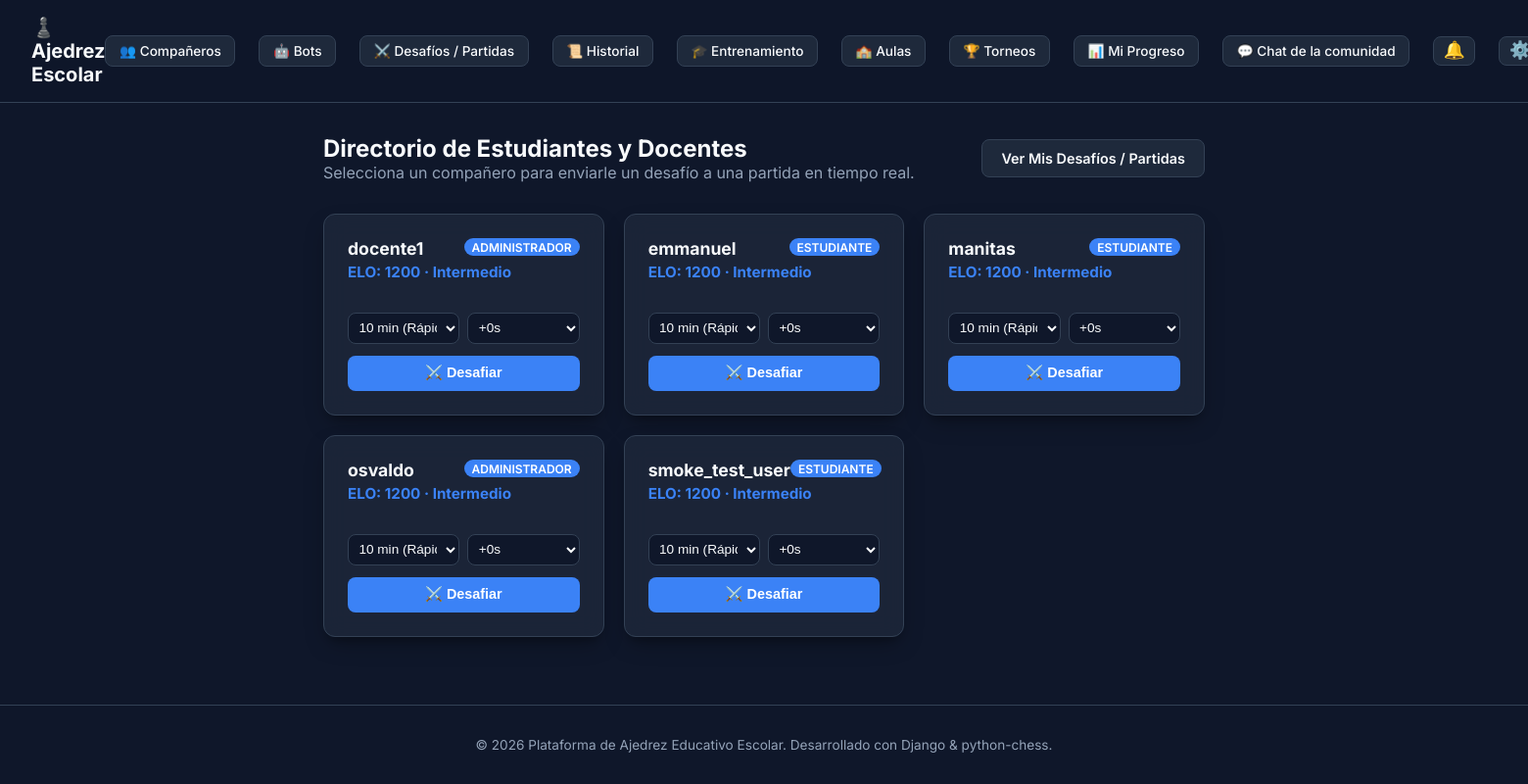
Screenshot of /accounts/classmates/ (signed in) with the database file from the repository.
### apps/accounts/models.py (models this page shows, shortened)
class CustomUser(AbstractUser):
    class Role(models.TextChoices):
        ADMIN = 'ADMIN', 'Administrador'
        TEACHER = 'TEACHER', 'Docente'
        STUDENT = 'STUDENT', 'Estudiante'
        BOT = 'BOT', 'Bot'
    role = models.CharField(
        max_length=10,
        choices=Role.choices,
        default=Role.STUDENT,
        verbose_name="Rol de usuario"
    )
    elo_rating = models.IntegerField(default=1200, verbose_name="Puntuación ELO")
    bio = models.TextField(blank=True, verbose_name="Biografía")
    @property
    def rank(self):
        from apps.ratings.elo import rank_for_elo
        return rank_for_elo(self.elo_rating)

### apps/accounts/views.py (the view)
# urls.py: path('classmates/', ClassmateListView.as_view(), name='classmates'),
class ClassmateListView(LoginRequiredMixin, ListView):
    model = CustomUser
    template_name = 'accounts/classmates.html'
    context_object_name = 'classmates'
    def get_queryset(self):
        return CustomUser.objects.exclude(id=self.request.user.id).exclude(
            role=CustomUser.Role.BOT
        ).order_by('-elo_rating', 'username')

### apps/personalization/context_processors.py (called while the page is built)
def chess_appearance(request):
    user = getattr(request, 'user', None)
    piece_set, board_theme, is_custom = resolve_user_appearance(user)
    return {
        'user_piece_set': piece_set,
        'user_board_theme': board_theme,
        'is_custom_appearance': is_custom,
        'chess_piece_sets': PIECE_SETS,
        'chess_board_themes': BOARD_THEMES,
    }

### apps/personalization/models.py (called while the page is built)
    @classmethod
    def get_solo(cls):
        obj, _ = cls.objects.get_or_create(id=1)
        return obj

### apps/ratings/elo.py (called while the page is built)
def rank_for_elo(elo: int) -> PlayerRank:
    for rank in reversed(_RANKS_DESC):
        if elo >= rank.min_elo:
            return rank
    return PlayerRank.NOVATO

    @property
    def label(self) -> str:
        return self.value[0]

    @property
    def min_elo(self) -> int:
        return self.value[1]

### templates/accounts/classmates.html (shortened to what this page needs)
{% extends 'base.html' %}
{% block content %}
<div style="max-width: 900px; margin: 0 auto;">
    <div style="display: flex; justify-content: space-between; align-items: center; margin-bottom: 2rem;">
        <div>
            <h2>Directorio de Estudiantes y Docentes</h2>
            <p style="color: var(--text-secondary);">Selecciona un compañero para enviarle un desafío a una partida en tiempo real.</p>
        </div>
        <a href="{% url 'challenges_list' %}" class="btn btn-secondary">
            Ver Mis Desafíos / Partidas
        </a>
    </div>
    <div style="display: grid; grid-template-columns: repeat(auto-fill, minmax(260px, 1fr)); gap: 1.25rem;">
        {% for classmate in classmates %}
            <div class="card" style="display: flex; flex-direction: column; justify-content: space-between;">
                <div>
                    <div style="display: flex; justify-content: space-between; align-items: flex-start;">
                        <h3 style="font-size: 1.1rem; margin-bottom: 0.25rem;">{{ classmate.username }}</h3>
                        <span class="role-pill">{{ classmate.get_role_display }}</span>
                    </div>
                    <p style="color: var(--accent-color); font-weight: 700; font-size: 0.95rem; margin-bottom: 1rem;">
                        ELO: {{ classmate.elo_rating }} · {{ classmate.rank.label }}
                    </p>
                </div>
                <form action="{% url 'create_challenge' classmate.id %}" method="post" style="margin-top: 1rem;">
                    <div style="display: flex; gap: 0.5rem; margin-bottom: 0.75rem;">
                        <select name="time_control_minutes" class="form-select" style="font-size: 0.85rem; padding: 0.4rem;">
                            <option value="10" selected>10 min (Rápida)</option>
                        </select>
                        <select name="time_control_increment" class="form-select" style="font-size: 0.85rem; padding: 0.4rem;">
                            <option value="0" selected>+0s</option>
                        </select>
                    </div>
                    <button type="submit" class="btn btn-primary" style="width: 100%;">
                        ⚔️ Desafiar
                    </button>
                </form>
            </div>
        {% empty %}
            <div class="card" style="grid-column: 1 / -1; text-align: center; padding: 3rem;">
                <p style="color: var(--text-secondary);">No hay otros estudiantes o docentes registrados aún.</p>
            </div>
        {% endfor %}
    </div>
</div>
{% endblock %}

### static/css/styles.css (style rules this page uses)
:root { --bg-primary: #0f172a; --bg-surface: #1e293b; --bg-card: rgba(30, 41, 59, 0.8); --border-color: #334155; --text-primary: #f8fafc; --text-secondary: #94a3b8; --accent-color: #3b82f6; --accent-hover: #2563eb; --success-color: #10b981; --danger-color: #ef4444; --warning-color: #f59e0b; --board-light: #e8edf2; --board-dark: #6884ab; --board-frame: #2a3547; --highlight-selected: rgba(232, 176, 64, 0.42); --highlight-last: rgba(214, 177, 70, 0.48); --highlight-hover: rgba(255, 255, 255, 0.10); --highlight-hover-light: rgba(0, 0, 0, 0.06); --legal-dot: rgba(20, 20, 20, 0.28); --legal-capture: rgba(239, 68, 68, 0.42); --check-fill: rgba(239, 68, 68, 0.45); --checkmate-fill: rgba(185, 28, 28, 0.65); --clock-active: #d8eccf; --clock-low: #f3c4b8; --radius-lg: 12px; --radius-md: 8px; --shadow-lg: 0 10px 25px -5px rgba(0, 0, 0, 0.3), 0 8px 10px -6px rgba(0, 0, 0, 0.3); }
[data-board-theme="classic"] { --board-light: #e8edf2; --board-dark: #6884ab; --board-frame: #2a3547; }
* { box-sizing: border-box; margin: 0; padding: 0; }
body { font-family: 'Inter', system-ui, -apple-system, BlinkMacSystemFont, 'Segoe UI', Roboto, sans-serif; background-color: var(--bg-primary); color: var(--text-primary); min-height: 100vh; display: flex; flex-direction: column; }
.role-pill { background: var(--accent-color); color: white; padding: 0.1rem 0.5rem; border-radius: 9999px; font-size: 0.75rem; text-transform: uppercase; font-weight: 600; }
.card { background: var(--bg-card); backdrop-filter: blur(12px); border: 1px solid var(--border-color); border-radius: var(--radius-lg); padding: 1.5rem; box-shadow: var(--shadow-lg); }
.btn { display: inline-flex; align-items: center; justify-content: center; gap: 0.5rem; padding: 0.6rem 1.2rem; border-radius: var(--radius-md); font-weight: 600; font-size: 0.9rem; cursor: pointer; border: none; transition: all 0.2s ease; text-decoration: none; }
.btn-primary { background-color: var(--accent-color); color: white; }
.btn-secondary { background-color: var(--bg-surface); color: var(--text-primary); border: 1px solid var(--border-color); }
.form-input, .form-select { width: 100%; padding: 0.65rem 0.85rem; background: var(--bg-primary); border: 1px solid var(--border-color); border-radius: var(--radius-md); color: var(--text-primary); font-size: 0.95rem; outline: none; transition: border-color 0.2s; }

### rows the page displays
CustomUser: username "docente1", role "ADMINISTRADOR", elo_rating "1200", rank.label "Intermedio"
CustomUser: username "emmanuel", role "ESTUDIANTE", elo_rating "1200", rank.label "Intermedio"
CustomUser: username "manitas", role "ESTUDIANTE", elo_rating "1200", rank.label "Intermedio"
CustomUser: username "osvaldo", role "ADMINISTRADOR", elo_rating "1200", rank.label "Intermedio"
CustomUser: username "smoke_test_user", role "ESTUDIANTE", elo_rating "1200", rank.label "Intermedio"
